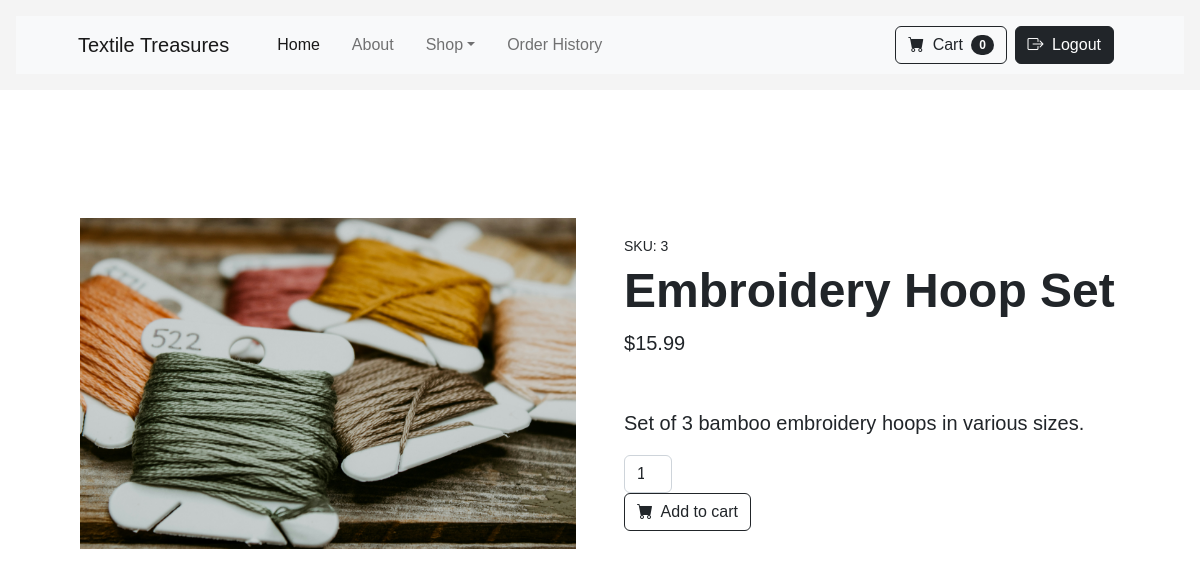
Screenshot of /product/3/ (signed in) with the database file from the repository.
### store/models.py (models this page shows, shortened)
class Product(models.Model):
    name = models.CharField(max_length=200)
    description = models.TextField()
    price = models.DecimalField(max_digits=10, decimal_places=2)
    image = models.ImageField(upload_to='products/', blank=True, null=True)
    category = models.CharField(max_length=100, choices=[
        ('fabric', 'Fabric'),
        ('yarn', 'Yarn'),
        ('accessories', 'Accessories'),
    ])
    material = models.CharField(max_length=100)
    color = models.CharField(max_length=50)

### store/views.py (the view)
# urls.py: path('product/<int:product_id>/', views.product_detail, name='product_detail'),
def product_detail(request, product_id):
    product = get_object_or_404(Product, id=product_id)
    return render(request, 'store/product_detail.html', {'product': product})

### store/context_processors.py (called while the page is built)
def cart_count(request):
    cart = request.session.get('cart', {})
    count = sum(cart.values())
    return {'cart_count': count}

### store/templates/store/product_detail.html (shortened to what this page needs)
{% extends 'store/base.html' %} {% block content %}
<section class="py-5">
  <div class="container px-4 px-lg-5 my-5">
    <div class="row gx-4 gx-lg-5 align-items-center">
      <div class="col-md-6">
        {% if product.image %}
        <img
          class="card-img-top mb-5 mb-md-0"
          src="{{ product.image.url }}"
          alt="{{ product.name }}"
        />
        {% else %}
        <img
          class="card-img-top mb-5 mb-md-0"
          src="https://dummyimage.com/600x700/dee2e6/6c757d.jpg"
          alt="{{ product.name }}"
        />
        {% endif %}
      </div>
      <div class="col-md-6">
        <div class="small mb-1">SKU: {{ product.id }}</div>
        <h1 class="display-5 fw-bolder">{{ product.name }}</h1>
        <div class="fs-5 mb-5">
          <span>${{ product.price }}</span>
        </div>
        <p class="lead">{{ product.description }}</p>
        <div class="d-flex">
          <form method="post" action="{% url 'add_to_cart' product.id %}">
            <input
              class="form-control text-center me-3"
              id="inputQuantity"
              name="quantity"
              type="number"
              value="1"
              min="1"
              style="max-width: 3rem"
            />
            <button class="btn btn-outline-dark flex-shrink-0" type="submit">
              <i class="bi-cart-fill me-1"></i>
              Add to cart
            </button>
          </form>
        </div>
      </div>
    </div>
  </div>
</section>
{% endblock %}

### store/templates/store/base.html (style rules this page uses)
body { font-family: Arial, sans-serif; line-height: 1.6; margin: 0; padding: 0; }

### rows the page displays
Product: image (picture), id "3", name "Embroidery Hoop Set", price "15.99", description "Set of 3 bamboo embroidery hoops in various sizes."

### other values shown
{{ cart_count }} "0"
